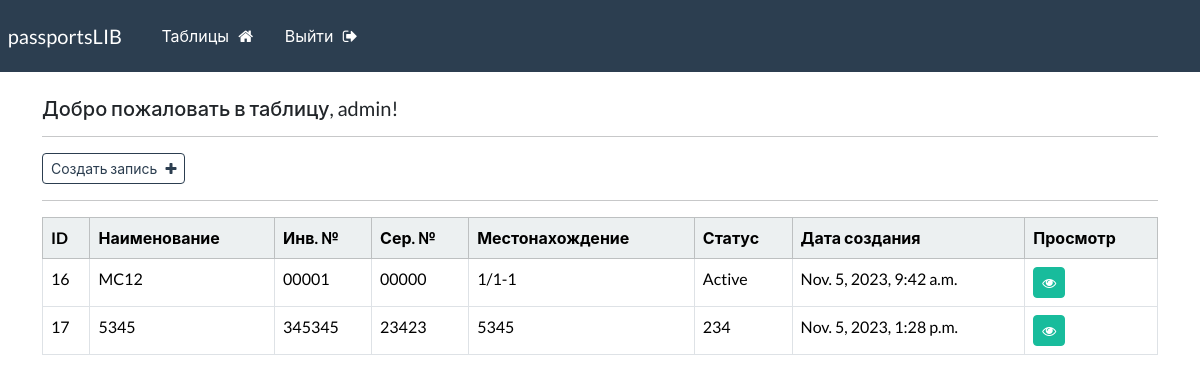
/dashboard (signed in), run on an earlier commit of the app's database.
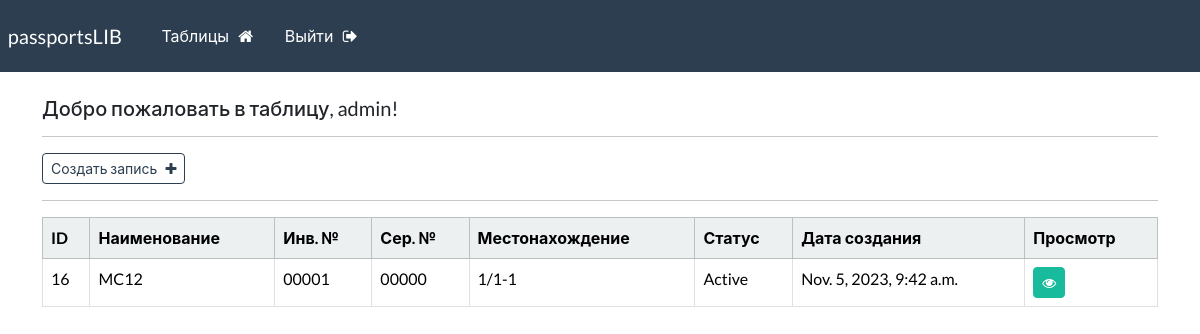
And on a later commit of the database.
### webapp/models.py (models this page shows, shortened)
class Record(models.Model):
    creation_date = models.DateTimeField(auto_now_add=True)
    first_name = models.CharField(max_length=100)
    inv_num = models.CharField(max_length=50)
    ser_num = models.CharField(max_length=50)
    place_pass = models.CharField(max_length=50)
    status_pass = models.CharField(max_length=50)

### webapp/views.py (the view)
# urls.py: path('dashboard', views.dashboard, name="dashboard"),
@login_required(login_url='my-login')
def dashboard(request):
    my_records = Record.objects.all()
    context = {'records': my_records}
    return render(request, 'webapp/dashboard.html', context=context)

### webapp/templates/webapp/dashboard.html
{% extends 'webapp/base.html' %}
{% block content %}
    <h5>Добро пожаловать в таблицу, {{user}}!</h5>
    <hr>
    <a class="btn btn-outline-primary btn-sm" href="{% url 'create-record' %}">
        Создать запись &nbsp; <i class="fa fa-plus" aria-hidden="true"></i>
    </a>
    <hr>
    <table class="table table-hover table-bordered">
        <thead class="table-light">
            <tr>
                <th scope="col">ID</th>
                <th scope="col">Наименование</th>
                <th scope="col">Инв. №</th>
                <th scope="col">Сер. №</th>
                <th scope="col">Местонахождение</th>
                <th scope="col">Статус</th>
                <th scope="col">Дата создания</th>
                <th scope="col">Просмотр</th>
            </tr>
        </thead>
        <tbody>
        {% if records %}
            {% for record in records %}
            <tr>
                <td>{{record.id}}</td>
                <td>{{record.first_name}}</td>
                <td>{{record.inv_num}}</td>
                <td>{{record.ser_num}}</td>
                <td>{{record.place_pass}}</td>
                <td>{{record.status_pass}}</td>
                <td>{{record.creation_date}}</td>
                <td><a class="btn btn-success btn-sm" href="{% url 'record' record.id %}"> <i class="fa fa-eye" aria-hidden="true"></i> </a></td>
            </tr>
            {% endfor %}
        {% endif %}
        </tbody>
    </table>
{% endblock %}

### webapp/templates/webapp/base.html (shortened to what this page needs)
{% load static %}
<!DOCTYPE html>
<html>
  <head>
    <link rel="stylesheet" type="text/css" href="https://bootswatch.com/5/flatly/bootstrap.min.css">
    <link rel="stylesheet" type="text/css" href="{% static 'css/styles.css' %}">
    <link rel="stylesheet" href="https://cdnjs.cloudflare.com/ajax/libs/font-awesome/4.7.0/css/font-awesome.min.css">
  </head>
  <body>
    {% include 'webapp/navbar.html' %}
    <div class="container">
      <br>
      {% block content %}{% endblock %}
    </div>
  </body>
</html>

### webapp/templates/webapp/navbar.html (shortened to what this page needs)
<nav class="navbar navbar-expand-lg navbar-dark bg-primary justify-content-center">
    <a class="navbar-brand main-heading" href="{% url '' %}">
      &nbsp; passportsLIB
    </a>
      <div class="collapse navbar-collapse text-center" id="navbarNavDropdown">
        <ul class="navbar-nav mr-auto">
          {% if user.is_authenticated %}
            <li class="nav-item">
              <a class="nav-link" href="{% url 'dashboard' %}">Таблицы &nbsp; <i class="fa fa-home" aria-hidden="true"></i> </a>
            </li>
            <li class="nav-item">
              <a class="nav-link" href="{% url 'user-logout' %}">Выйти &nbsp; <i class="fa fa-sign-out" aria-hidden="true"></i> </a>
            </li>
        </ul>
        {% endif %}
      </div>
  </nav>

What changed in the data, as far as the page shows it:
removed Record: id "17", first_name "5345", inv_num "345345", ser_num "23423", place_pass "5345", status_pass "234", creation_date "Nov. 5, 2023, 1:28 p.m."
